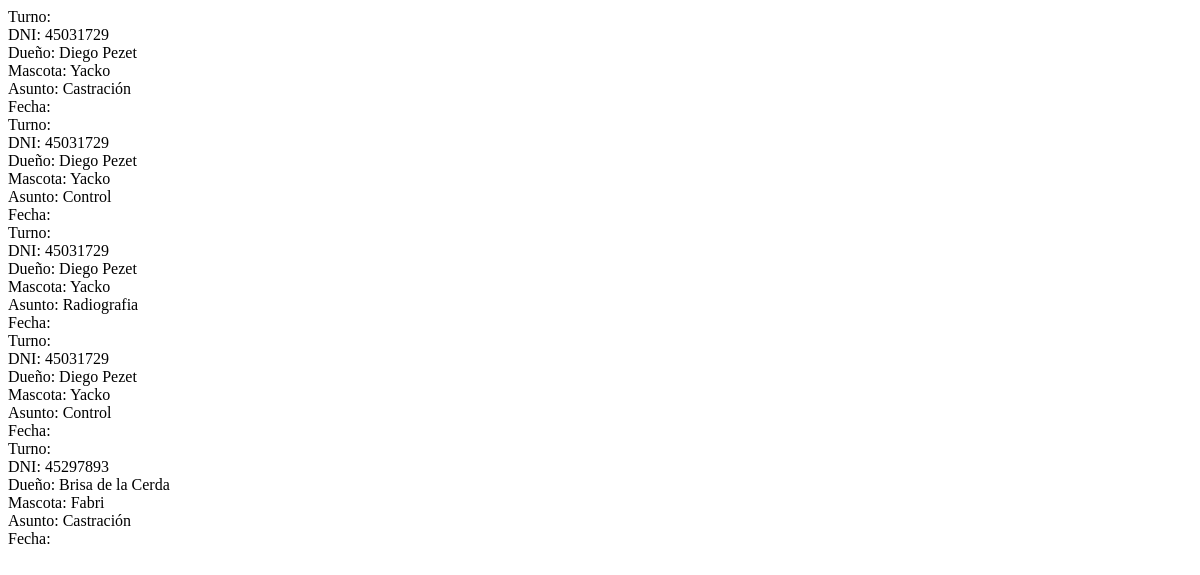
The page /sub/todosturnos.php on the database as committed earlier.
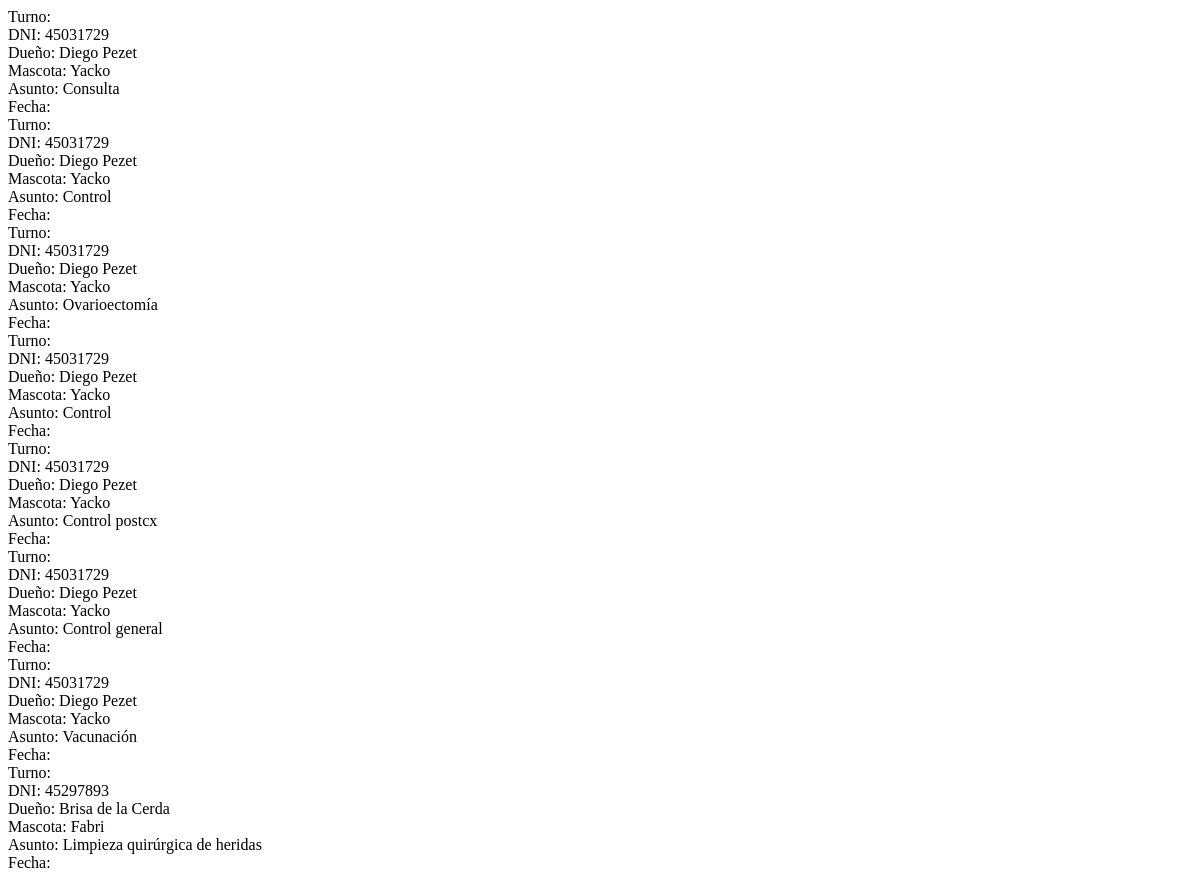
The same page on the database as committed later.
### tables this page shows
CREATE TABLE `turnos` (
  `id` int(4) NOT NULL,
  `title` varchar(255) NOT NULL,
  `dni_cliente` int(8) NOT NULL,
  `cliente` varchar(200) NOT NULL,
  `asunto` varchar(200) NOT NULL,
  `id_mascota` int(4) NOT NULL,
  `mascota` varchar(200) NOT NULL,
  `status` varchar(255) NOT NULL,
  `start` date NOT NULL,
  `domicilio` varchar(200) NOT NULL
);

CREATE TABLE `user` (
  `dni` int(8) NOT NULL,
  `email` varchar(45) NOT NULL,
  `pass` varchar(255) NOT NULL,
  `nombre` varchar(40) NOT NULL,
  `apellido` varchar(40) NOT NULL,
  `telefono` int(10) NOT NULL,
  `domicilio` varchar(200) NOT NULL,
  `status` int(1) NOT NULL DEFAULT 0
);

### sub/todosturnos.php (the view, shortened to what this page needs)
<?php
include("div/connect.php");
$turnos = $conn->prepare("SELECT * FROM turnos WHERE 1 ");
$turnos->execute();
$result_turnos = $turnos->fetchAll();
$tur = null;
if (is_countable($result_turnos)) {
    if (count($result_turnos) != 0) {
        $tur = $result_turnos;
    }
}
$stmt = $conn->prepare("SELECT * FROM user WHERE status = 0 ORDER BY nombre desc");
$stmt->execute();
$results_clientes = $stmt->fetchAll();
$clientes = null;
if (is_countable($results_clientes)) {
    if (count($results_clientes) != 0) {
        $clientes = $results_clientes;
    }
}
?>
<!DOCTYPE html>
<html lang="es">
<head>
</head>
<body>
    <?php foreach ($clientes as $row) {
        foreach ($tur as $rowTunos) {
            $dnicli = $rowTunos['dni_cliente'];
            if ($dnicli == $row['dni']) { ?>
                <div class="container mt-3 border p-3">
                    <tr>
                        <td><?php echo "Turno: " . $rowTunos['nro_Turno']; ?><br><?php echo "DNI: " . $row['dni']; ?><br><?php echo "Dueño: " . $row['nombre'], " " . $row['apellido'] ?></td>
                        <td><br><?php echo "Mascota: " . $rowTunos['mascota']; ?></td>
                        <td><br><?php echo "Asunto: " . $rowTunos['asunto']; ?></td>
                        <td><br><?php echo "Fecha: " . $rowTunos['fecha']; ?></td>
                    </tr>
                </div>
    <?php
        }
        }
        }
    ?>
</body>
</html>

Rows that differ between the two databases and show on the page:
changed turnos: asunto "Castración" → "Consulta"
changed turnos: asunto "Radiografia" → "Ovarioectomía"
added turnos: $row['dni'] "45031729", $row['nombre'] "Diego", $row['apellido'] "Pezet", mascota "Yacko", asunto "Control postcx", shown under user "Diego"
added turnos: $row['dni'] "45031729", $row['nombre'] "Diego", $row['apellido'] "Pezet", mascota "Yacko", asunto "Control general", shown under user "Diego"
added turnos: $row['dni'] "45031729", $row['nombre'] "Diego", $row['apellido'] "Pezet", mascota "Yacko", asunto "Vacunación", shown under user "Diego"
changed turnos "Fabri": asunto "Castración" → "Limpieza quirúrgica de heridas"
